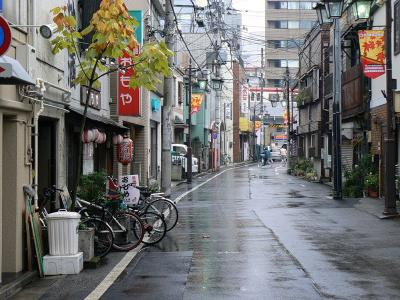
//> input picture lab1/image.jpg, 400 x 300 px, given in place of the camera
$ ./main   (built with g++ and OpenCV 4)
//> lines starting //> are read from the running program, lines starting //| are printed output that depends on the picture; after the words box and inside, x2 and y2 are one past the last pixel; in counts of white or black regions, pixels touching at a corner belong together
#include <opencv2/highgui.hpp>
#include <opencv2/videoio.hpp>
#include <opencv2/core.hpp>
#include <opencv2/imgproc.hpp>
#include <opencv2/imgcodecs.hpp>

#include <iostream>

using namespace cv;

int main()
{
    Mat input_frame;
    Mat gauss_frame;
    Mat green_frame;
    Mat hsv_frame;

    Mat blur_gray_frame;
    Mat xgrad_frame;
    Mat ygrad_frame;
    Mat canny_frame;

    VideoCapture cap;

    int deviceID = 0;
    int apiID = cv::CAP_ANY;

    cap.open(deviceID, apiID);

    if (!cap.isOpened()){
        std::cout<<"ERROR! Unable to open camera\n"<<std::endl;
        return -1;
    }
    for (;;){
        cap.read(input_frame);
//> input_frame is the input picture: 300 rows x 400 cols, CV_8UC3; mean B, G, R 111.5, 112.7, 112.9

        GaussianBlur(input_frame, gauss_frame, Size(9, 9), 1, 1);
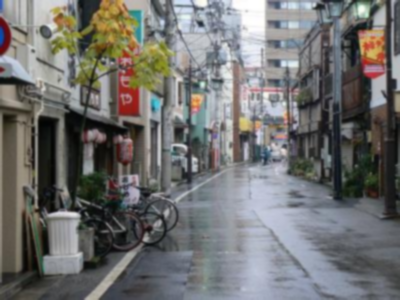
//> gauss_frame: 300 rows x 400 cols, CV_8UC3; mean B, G, R 111.5, 112.6, 112.8

        cvtColor(input_frame, hsv_frame, COLOR_BGR2HSV);
//> hsv_frame: 300 rows x 400 cols, CV_8UC3; mean H, S, V 78.2, 42.3, 120.8
        inRange(hsv_frame, Scalar(60, 50, 50), Scalar(75, 255, 255), green_frame);
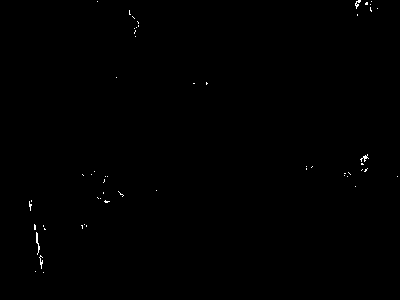
//> green_frame: 300 rows x 400 cols, CV_8UC1; 0.22% white in thin lines or dots, all inside (x1, y1, x2, y2) = (29, 0, 398, 273)

        cvtColor(gauss_frame, blur_gray_frame, COLOR_BGR2GRAY);
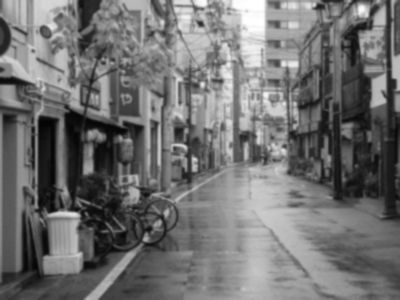
//> blur_gray_frame: 300 rows x 400 cols, CV_8UC1; min 3, max 255, mean 112.6
        Sobel(blur_gray_frame, xgrad_frame, CV_16SC1, 1, 0);
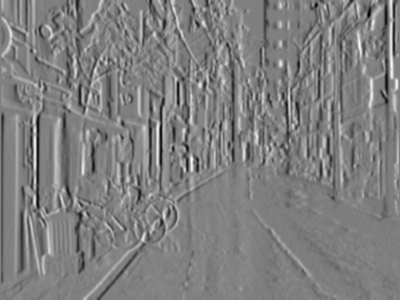
//> xgrad_frame: 300 rows x 400 cols, CV_16SC1; min -433, max 432, mean -0.4; drawn with min black and max white
        Sobel(blur_gray_frame, ygrad_frame, CV_16SC1, 0, 1);
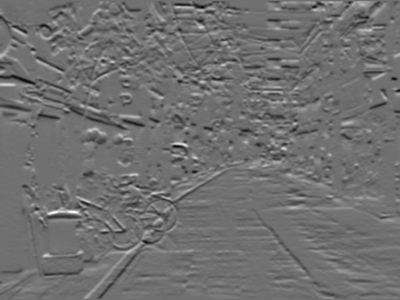
//> ygrad_frame: 300 rows x 400 cols, CV_16SC1; min -423, max 534, mean -1.1; drawn with min black and max white
        Canny(xgrad_frame, ygrad_frame, canny_frame, 60, 120);
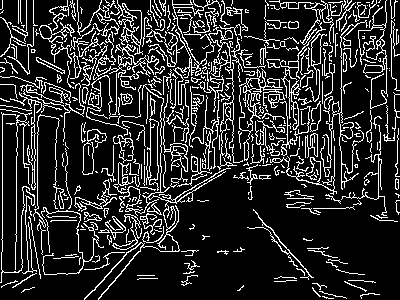
//> canny_frame: 300 rows x 400 cols, CV_8UC1; 17% white in thin lines or dots

        imshow("Input", input_frame);
        imshow("Blur", gauss_frame);
        imshow("Green", green_frame);
        imshow("Canny", canny_frame);

        if (waitKey(27) >= 0)
//> the Esc key is pressed
            break;
    }
    return 0;
}
